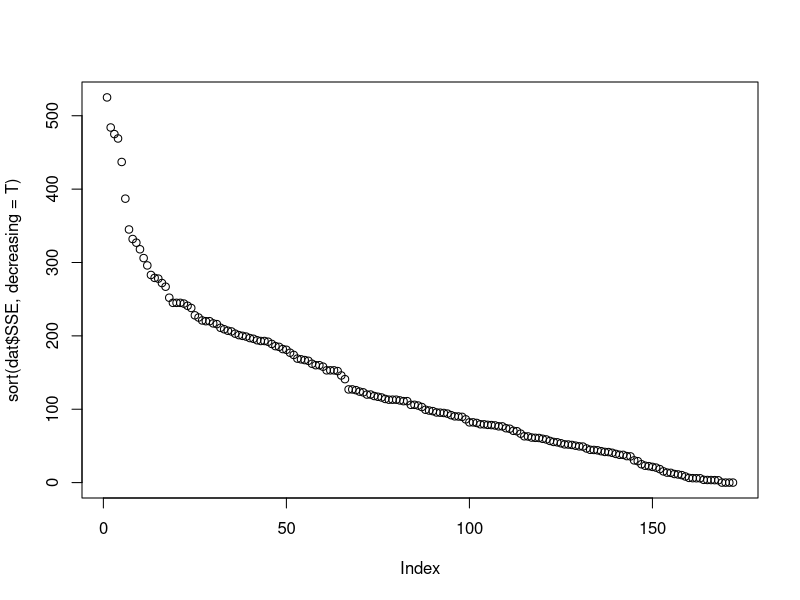
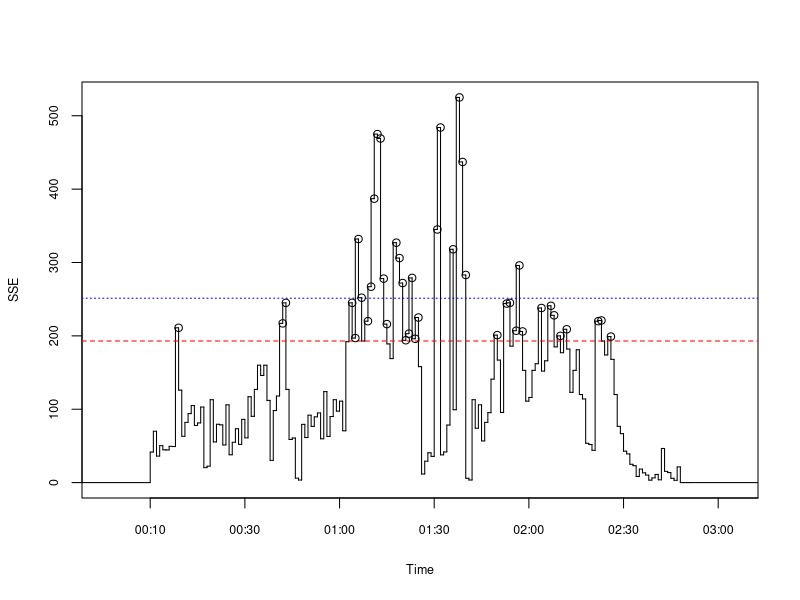

The R source for these figures, in order:
dat <- read.csv("sse_and_sparsity.csv")

plot(sort(dat$SSE, decreasing = T))
summary(dat$SSE)

sf <- stepfun(x = seq_along(dat$SSE) - 1, y = c(0, dat$SSE))
plot(sf, do.points = F, main = NA, cex.lab = 0.75, cex.axis = 0.75,
     xlab = "Time", ylab = "SSE", xaxt = "n")

sec <- seq_along(dat$SSE) * 2 + 10
labs <- c("00:10", 
          paste(sprintf("%02d", sec[sec %% 30 == 0] %/% 60), 
                c("30", "00"), sep = ":"))

axis(side = 1, at = c(0, sec[sec %% 30 == 0]), 
     labels = labs, cex.axis = 0.75)

eps <- quantile(x = dat$SSE, probs = c(0.75, 0.9))
abline(h = eps, col = c("red", "blue"), lty = 2:3)

points(x = which(dat$SSE > eps[1]), 
       y = dat$SSE[which(dat$SSE > eps[1])])

